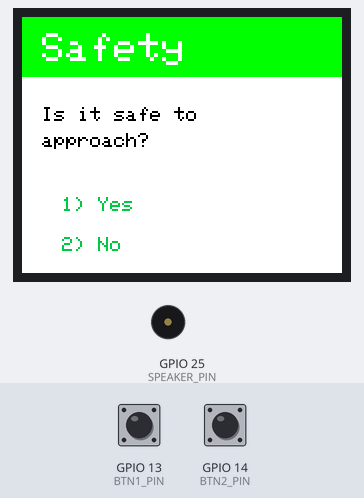
Bench run of a sketch on a simulated ESP32. Parts: 160×128 colour display, buzzer (waves = sounding). Inputs (shaded band) come from the test bench; at power-on: GPIO 13 (BTN1_PIN) HIGH, GPIO 14 (BTN2_PIN) HIGH.

Above: at 1.3 s.
1.4 s: GPIO 13 (BTN1_PIN) pulled LOW for 0.15 s
At 2.5 s:
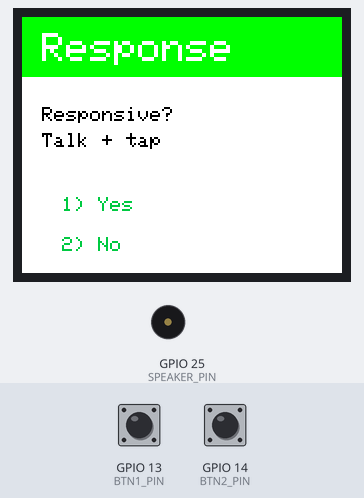
3.0 s: GPIO 14 (BTN2_PIN) pulled LOW for 0.15 s
At 3.7 s:
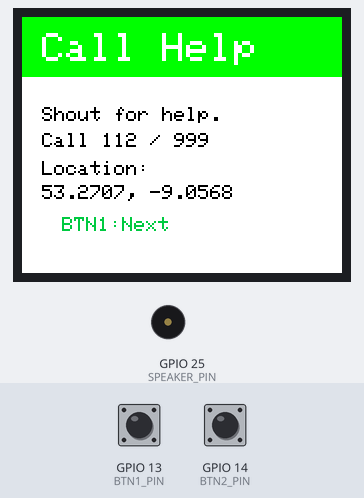
4.6 s: GPIO 13 (BTN1_PIN) pulled LOW for 1 s
At 4.9 s:
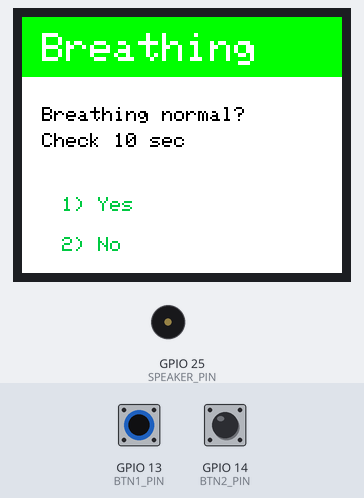
7.1 s: GPIO 14 (BTN2_PIN) pulled LOW for 1 s
At 7.5 s:
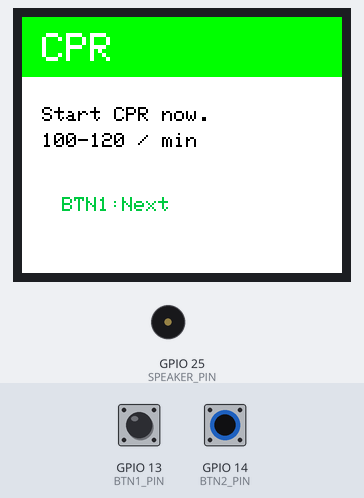
8.7 s: GPIO 13 (BTN1_PIN) pulled LOW for 0.15 s
At 9.2 s:
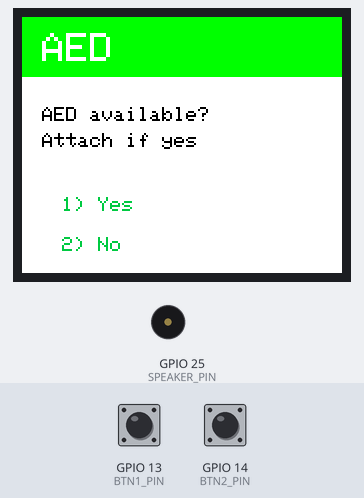
10.3 s: GPIO 13 (BTN1_PIN) pulled LOW for 3.2 s
At 11.14 s:
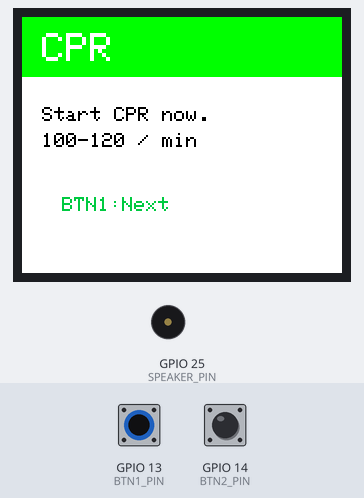
Timing chart, 0 to 15.1 s (numbered marks = the images above; inputs shaded):
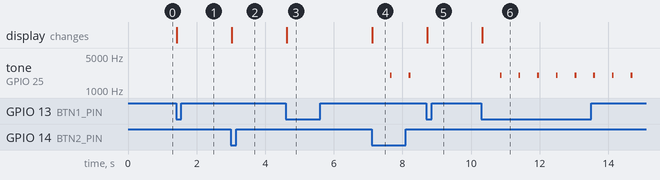

Measured:
- after the input at 1.4 s, the display: changes at once (image 1)
- after the input at 3.0 s, the display: changes at once (image 2)
- after the input at 4.6 s, the display: changes at once (image 3)
- after the input at 7.1 s, tone on GPIO 25 (SPEAKER_PIN): alternates 2000 Hz for 0.05 s and silent for 0.49 s, starting after 0.54 s; the display: changes at once (image 4)
- after the input at 8.7 s, tone on GPIO 25 (SPEAKER_PIN): stops changing and stays silent; the display: changes at once (image 5)
- after the input at 10.3 s, tone on GPIO 25 (SPEAKER_PIN): alternates 2000 Hz for 0.05 s and silent for 0.49 s, starting after 0.54 s; the display: changes at once (image 6)

The sketch:

StepsTreeTest.ino
```cpp
#include <SPI.h>
#include <Adafruit_GFX.h>
#include <Adafruit_ST7735.h>

/*********** TFT PINS ***********/
#define TFT_CS   5
#define TFT_DC   2
#define TFT_RST  4

// Custom medical colors
#define MED_GREEN  0x0648
#define MED_WHITE   0xFFFF
#define MED_BLACK   0x0000
#define MED_RED     0xF800
#define PURE_GREEN  0x07E0

bool lastBtn1 = HIGH;
bool lastBtn2 = HIGH;


// Beeper
#define SPEAKER_PIN 25

const int CPR_BPM = 110;
const int CPR_INTERVAL = 60000 / CPR_BPM;   // about 545 ms
unsigned long lastBeatTime = 0;


#define BTN1_PIN 13
#define BTN2_PIN 14

int screenIndex = 0;
int lastScreenIndex = -1;

struct Screen {
  const char* title;
  const char* line1;
  const char* line2;
  const char* opt1;   // can be "" if not used
  const char* opt2;   // can be "" if not used
};


Screen screens[] = {

  { "Safety",    "Is it safe to",         "approach?",          "1) Yes", "2) No" },

  { "Response",  "Responsive?",           "Talk + tap",         "1) Yes", "2) No" },

  { "Resp Check","Severe symptoms?",      "Pain / bleeding?",   "1) Yes", "2) No" },

  { "Call Help", "Shout for help.",       "Call 112 / 999",     "BTN1:Next", ""   },

  { "Breathing", "Breathing normal?",     "Check 10 sec",       "1) Yes", "2) No" },

  { "Recovery",  "Recovery position.",    "Keep airway open",   "BTN1:Next", ""   },

  { "CPR",       "Start CPR now.",        "100-120 / min",      "BTN1:Next", ""   },

  { "AED",       "AED available?",        "Attach if yes",      "1) Yes", "2) No" },

  { "Assess",    "Keep them calm.",       "Ask what happened",  "BTN1:Next", ""   },

  { "Monitor",   "Monitor patient.",      "If worse -> CPR",    "BTN1:Next", ""   },

  { "End",       "Guide complete.",       "Await ambulance",    "BTN1:Restart", "" }
};

const int SCREEN_COUNT = sizeof(screens) / sizeof(screens[0]);


Adafruit_ST7735 tft(TFT_CS, TFT_DC, TFT_RST);

void drawScreen(int i) {
  tft.fillScreen(MED_WHITE);
  tft.setTextWrap(true);

  // Header
  tft.fillRect(0, 0, 160, 30, PURE_GREEN);
  tft.setTextSize(2);
  tft.setTextColor(MED_WHITE);
  tft.setCursor(10, 8);
  tft.print(screens[i].title);

  // Body
  tft.setTextSize(1);
  tft.setTextColor(MED_BLACK);
  tft.setCursor(10, 45);
  tft.print(screens[i].line1);
  tft.setCursor(10, 58);
  tft.print(screens[i].line2);

  // Special: Call Help screen (index 3)
  if (i == 3) {
    tft.setCursor(10, 72);
    tft.print("Location:");
    tft.setCursor(10, 84);
    tft.print("53.2707, -9.0568");  // fake location
  }

    // Special: Monitor screen (index 9)
  if (i == 9) {
    tft.setCursor(100, 74);
    tft.setTextColor(MED_RED);
    tft.print("Pulse:   ");
    tft.setCursor(100, 84);
    tft.setTextColor(MED_BLACK);
    tft.print(78);
    tft.print(" bpm");
  }

  // Options
  tft.setTextColor(MED_GREEN);

  // Move options slightly lower if Call Help screen
  if (i == 3 || i ==9) {
    tft.setCursor(20, 100);
    tft.print(screens[i].opt1);
    tft.setCursor(20, 115);
    tft.print(screens[i].opt2);
  } else {
    tft.setCursor(20, 90);
    tft.print(screens[i].opt1);
    tft.setCursor(20, 110);
    tft.print(screens[i].opt2);
  }
}


void runCprMetronome() {
  unsigned long now = millis();

  if (now - lastBeatTime >= CPR_INTERVAL) {
    lastBeatTime = now;

    ledcWriteTone(SPEAKER_PIN, 2000);
    ledcWrite(SPEAKER_PIN, 160);
    delay(50);
    ledcWrite(SPEAKER_PIN, 0);
  }
}

/*********** SETUP ***********/
void setup() {

  // Setup for the tft display. Three different options. Mine has a blacktab configuration.
  tft.initR(INITR_BLACKTAB);
  tft.setRotation(3); // 270 degree rotation

  pinMode(BTN1_PIN, INPUT_PULLUP); // Connected to internal pullup to give a definite high value
  pinMode(BTN2_PIN, INPUT_PULLUP);

  ledcAttach(SPEAKER_PIN, 1000, 8);
  ledcWrite(SPEAKER_PIN, 0);

  drawScreen(screenIndex);
}

/*********** LOOP ***********/
void loop() {

bool btn1Now = digitalRead(BTN1_PIN);
bool btn2Now = digitalRead(BTN2_PIN);

bool btn1Pressed = (lastBtn1 == HIGH && btn1Now == LOW);
bool btn2Pressed = (lastBtn2 == HIGH && btn2Now == LOW);


switch(screenIndex) {

  case 0:
    if(btn1Pressed) screenIndex = 1;
    if(btn2Pressed) screenIndex = 10;
  break;

  case 1:
    if(btn1Pressed) screenIndex = 2;
    if(btn2Pressed) screenIndex = 3;
  break;


  case 2:
    if(btn1Pressed) screenIndex = 8;
    if(btn2Pressed) screenIndex = 3;
  break;

  case 3:
    if(btn1Pressed) screenIndex = 4;
  break;

  case 4:
    if(btn1Pressed) screenIndex = 5;
    if(btn2Pressed) screenIndex = 6;
  break;

  case 5:
    if(btn1Pressed) screenIndex = 9;
  break;

  case 6:
    if(btn1Pressed) screenIndex = 7;
  break;

  case 7:
    if(btn1Pressed) screenIndex = 6;
    if(btn2Pressed) screenIndex = 6;
  break;

  case 8:
    if(btn1Pressed) screenIndex = 9;
  break;

  case 9:
    if(btn1Pressed) screenIndex = 6;
    if(btn2Pressed) screenIndex = 10;
  break;

  case 10:
    if(btn1Pressed) screenIndex = 0;
  break;
}


// draw screen
if(screenIndex != lastScreenIndex){
  drawScreen(screenIndex);
  lastScreenIndex = screenIndex;
}

  // behaviour based on screen
if (screenIndex == 6) {
  runCprMetronome();
} else {
  ledcWrite(SPEAKER_PIN, 0);
  ledcWriteTone(SPEAKER_PIN, 0);
  lastBeatTime = millis();
}

lastBtn1 = btn1Now;
lastBtn2 = btn2Now;


}
```
